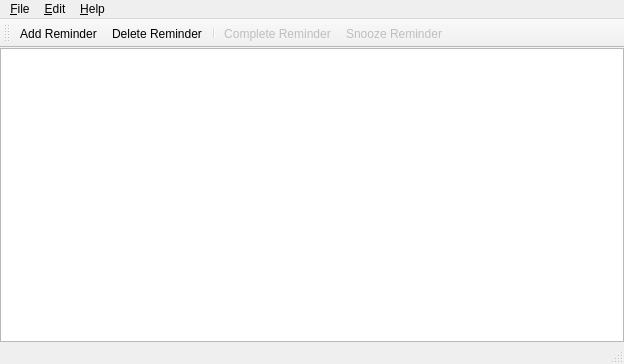
<?xml version="1.0" encoding="UTF-8"?>
<ui version="4.0">
 <class>MainWindow</class>
 <widget class="QMainWindow" name="MainWindow">
  <property name="geometry">
   <rect>
    <x>0</x>
    <y>0</y>
    <width>624</width>
    <height>364</height>
   </rect>
  </property>
  <property name="windowTitle">
   <string>Manager Reminders</string>
  </property>
  <property name="toolButtonStyle">
   <enum>Qt::ToolButtonFollowStyle</enum>
  </property>
  <property name="unifiedTitleAndToolBarOnMac">
   <bool>true</bool>
  </property>
  <widget class="QWidget" name="centralWidget">
   <layout class="QVBoxLayout" name="verticalLayout">
    <property name="leftMargin">
     <number>0</number>
    </property>
    <property name="topMargin">
     <number>0</number>
    </property>
    <property name="rightMargin">
     <number>0</number>
    </property>
    <property name="bottomMargin">
     <number>0</number>
    </property>
    <item>
     <widget class="QTreeView" name="treeView">
      <property name="contextMenuPolicy">
       <enum>Qt::ActionsContextMenu</enum>
      </property>
      <property name="editTriggers">
       <set>QAbstractItemView::NoEditTriggers</set>
      </property>
      <property name="tabKeyNavigation">
       <bool>true</bool>
      </property>
      <property name="alternatingRowColors">
       <bool>true</bool>
      </property>
      <property name="rootIsDecorated">
       <bool>false</bool>
      </property>
      <property name="itemsExpandable">
       <bool>false</bool>
      </property>
      <property name="sortingEnabled">
       <bool>true</bool>
      </property>
      <property name="expandsOnDoubleClick">
       <bool>false</bool>
      </property>
      <attribute name="headerStretchLastSection">
       <bool>false</bool>
      </attribute>
     </widget>
    </item>
   </layout>
  </widget>
  <widget class="QMenuBar" name="menuBar">
   <property name="geometry">
    <rect>
     <x>0</x>
     <y>0</y>
     <width>624</width>
     <height>23</height>
    </rect>
   </property>
   <widget class="QMenu" name="menu_File">
    <property name="title">
     <string>&amp;File</string>
    </property>
    <addaction name="action_Settings"/>
    <addaction name="actionS_ynchronization"/>
    <addaction name="separator"/>
    <addaction name="action_Close"/>
   </widget>
   <widget class="QMenu" name="menu_Edit">
    <property name="title">
     <string>&amp;Edit</string>
    </property>
    <addaction name="action_Add_Reminder"/>
    <addaction name="action_Delete_Reminder"/>
    <addaction name="separator"/>
    <addaction name="action_Complete_Reminder"/>
    <addaction name="action_Snooze_Reminder"/>
   </widget>
   <widget class="QMenu" name="menu_Help">
    <property name="title">
     <string>&amp;Help</string>
    </property>
    <addaction name="action_About"/>
   </widget>
   <addaction name="menu_File"/>
   <addaction name="menu_Edit"/>
   <addaction name="menu_Help"/>
  </widget>
  <widget class="QToolBar" name="mainToolBar">
   <attribute name="toolBarArea">
    <enum>TopToolBarArea</enum>
   </attribute>
   <attribute name="toolBarBreak">
    <bool>false</bool>
   </attribute>
   <addaction name="action_Add_Reminder"/>
   <addaction name="action_Delete_Reminder"/>
   <addaction name="separator"/>
   <addaction name="action_Complete_Reminder"/>
   <addaction name="action_Snooze_Reminder"/>
  </widget>
  <widget class="QStatusBar" name="statusBar"/>
  <action name="action_Add_Reminder">
   <property name="icon">
    <iconset theme="list-add" resource="remindmewidgets.qrc">
     <normaloff>:/icons/add.ico</normaloff>:/icons/add.ico</iconset>
   </property>
   <property name="text">
    <string>&amp;Add Reminder</string>
   </property>
   <property name="toolTip">
    <string>Create a new reminder</string>
   </property>
   <property name="shortcut">
    <string notr="true">Ctrl+Ins</string>
   </property>
  </action>
  <action name="action_Delete_Reminder">
   <property name="icon">
    <iconset theme="list-remove" resource="remindmewidgets.qrc">
     <normaloff>:/icons/delete.ico</normaloff>:/icons/delete.ico</iconset>
   </property>
   <property name="text">
    <string>&amp;Delete Reminder</string>
   </property>
   <property name="toolTip">
    <string>Deletes the selected reminder</string>
   </property>
   <property name="shortcut">
    <string notr="true">Del</string>
   </property>
  </action>
  <action name="action_Settings">
   <property name="icon">
    <iconset theme="settings-configure">
     <normaloff>:/de/skycoder42/qtmvvm/icons/settings.ico</normaloff>:/de/skycoder42/qtmvvm/icons/settings.ico</iconset>
   </property>
   <property name="text">
    <string>&amp;Settings</string>
   </property>
   <property name="toolTip">
    <string>Settings</string>
   </property>
   <property name="shortcut">
    <string notr="true">Ctrl+Alt+S</string>
   </property>
  </action>
  <action name="action_Close">
   <property name="icon">
    <iconset theme="window-close" resource="remindmewidgets.qrc">
     <normaloff>:/icons/close.ico</normaloff>:/icons/close.ico</iconset>
   </property>
   <property name="text">
    <string>&amp;Close</string>
   </property>
   <property name="toolTip">
    <string>Close</string>
   </property>
   <property name="shortcut">
    <string notr="true">Alt+F4</string>
   </property>
  </action>
  <action name="action_About">
   <property name="icon">
    <iconset theme="help-about" resource="remindmewidgets.qrc">
     <normaloff>:/icons/about.ico</normaloff>:/icons/about.ico</iconset>
   </property>
   <property name="text">
    <string>&amp;About</string>
   </property>
  </action>
  <action name="action_Complete_Reminder">
   <property name="enabled">
    <bool>false</bool>
   </property>
   <property name="icon">
    <iconset theme="dialog-ok-apply" resource="remindmewidgets.qrc">
     <normaloff>:/icons/complete.ico</normaloff>:/icons/complete.ico</iconset>
   </property>
   <property name="text">
    <string>&amp;Complete Reminder</string>
   </property>
   <property name="toolTip">
    <string>Completes and deletes the selected reminder</string>
   </property>
   <property name="shortcut">
    <string notr="true">Del</string>
   </property>
  </action>
  <action name="action_Snooze_Reminder">
   <property name="enabled">
    <bool>false</bool>
   </property>
   <property name="icon">
    <iconset theme="alarm-symbolic" resource="remindmewidgets.qrc">
     <normaloff>:/icons/snooze.ico</normaloff>:/icons/snooze.ico</iconset>
   </property>
   <property name="text">
    <string>&amp;Snooze Reminder</string>
   </property>
   <property name="toolTip">
    <string>Snooze the selected reminder until a later timepoint</string>
   </property>
   <property name="shortcut">
    <string notr="true">Return</string>
   </property>
   <property name="shortcutContext">
    <enum>Qt::WidgetShortcut</enum>
   </property>
  </action>
  <action name="actionS_ynchronization">
   <property name="icon">
    <iconset theme="view-refresh" resource="remindmewidgets.qrc">
     <normaloff>:/icons/sync.ico</normaloff>:/icons/sync.ico</iconset>
   </property>
   <property name="text">
    <string>S&amp;ynchronization</string>
   </property>
  </action>
 </widget>
 <layoutdefault spacing="6" margin="11"/>
 <resources>
  <include location="remindmewidgets.qrc"/>
 </resources>
 <connections/>
</ui>
